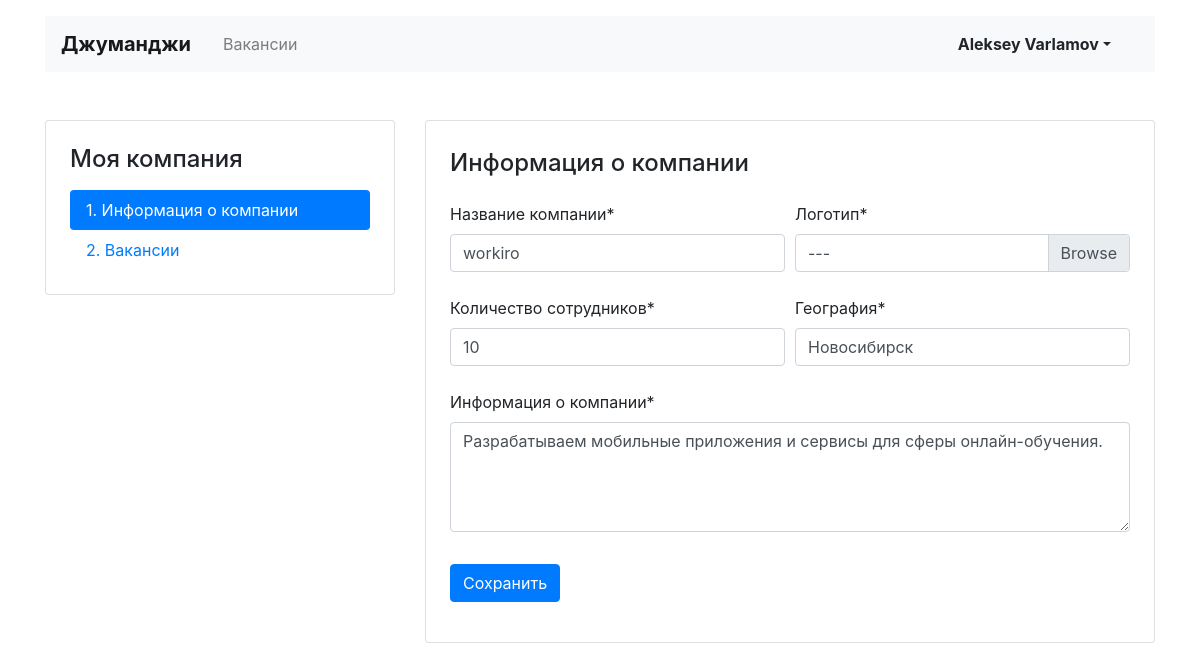
Page /mycompany/ (signed in) on the committed database.
### vacancies/models.py (models this page shows, shortened)
class Company(models.Model):
    name = models.CharField(max_length=120)
    location = models.CharField(max_length=30)
    logo = models.ImageField(
        upload_to='MEDIA_COMPANY_IMAGE_DIR',
        height_field='height_field',
        width_field='width_field',
        default='100x60.gif',
    )
    height_field = models.PositiveIntegerField(default=60)
    width_field = models.PositiveIntegerField(default=100)
    description = models.TextField()
    employee_count = models.IntegerField()
    owner = models.OneToOneField(User, on_delete=models.CASCADE, related_name='user', null=True)

### vacancies/views/my_company.py (the view)
# urls.py: path('mycompany/', MyCompanyView.as_view(), name='my_company'),
class MyCompanyView(LoginRequiredMixin, View):
    def get(self, request):
        company = Company.objects.filter(owner_id=request.user.id).first()
        if company:
            form = CompanyForm(instance=company)
            return render(request, 'company/company_edit.html', context={
                'form': form,
            })
        return redirect('lets_start')

### vacancies/templates/company/company_edit.html (shortened to what this page needs)
{% extends 'vacancies/../public/base.html' %}
{% load crispy_forms_tags %}
{% block content %}
  <main class="container mt-3 pb-5">
    <div class="row mt-5">
      <div class="col-12 col-lg-4">
        <aside class="pt-3 pb-4 px-4 mb-5 card">
          <h1 class="h4 pt-2 pb-2">Моя компания</h1>
          <div class="nav flex-column nav-pills">
            <a class="nav-link active" href="">1. Информация о&nbsp;компании</a>
            <a class="nav-link" href="{% url 'my_vacancies' %}">2. Вакансии</a>
          </div>
        </aside>
      </div>
      <div class="col-12 col-lg-8">
        <div class="card">
          <div class="card-body px-4 pb-4">
            <section class="tab-pane fade show active">
              <h2 class="h4 pt-2 pb-3">Информация о&nbsp;компании</h2>
              <form method="POST">
                {% crispy form %}
              </form>
            </section>
          </div>
        </div>
      </div>
    </div>
  </main>
{% endblock %}

### vacancies/templates/public/base.html (shortened to what this page needs)
<!DOCTYPE html>
<html lang="ru">
<head>
  <link rel="stylesheet" href="https://stackpath.bootstrapcdn.com/bootstrap/4.3.1/css/bootstrap.min.css">
</head>
<body>
  <header class="container mt-3">
    <nav class="navbar navbar-expand-lg navbar-light bg-light">
      <a class="navbar-brand mr-4 font-weight-bold" href="{% url 'main' %}">Джуманджи</a>
      <div class="collapse navbar-collapse justify-content-between" id="navbarNav">
        <ul class="navbar-nav col-10">
          <li class="nav-item">
            <a class="nav-link" href="{% url 'vacancies' %}">Вакансии</a>
          </li>
        </ul>
        <ul class="navbar-nav col-2 justify-content-end">
          <li class="nav-item active">
            {% if request.user.is_authenticated %}
              <button type="button" class="btn dropdown-toggle font-weight-bold" data-toggle="dropdown"
                      aria-haspopup="true" aria-expanded="false">{{ user.first_name }} {{ user.last_name }}</button>
            {% else %}
              <a href="{% url 'login' %}" class="nav-link font-weight-bold">Вход</a>
            {% endif %}
          </li>
        </ul>
      </div>
    </nav>
  </header>
  {% block content %}{% endblock %}
</body>
</html>

### rows in the picture
Company: name "workiro", employee_count "10", location "Новосибирск", description "Разрабатываем мобильные приложения и сервисы для сферы онлайн-обучения."

### other values in the picture
{{ user.first_name }} "Aleksey"
{{ user.last_name }} "Varlamov"
